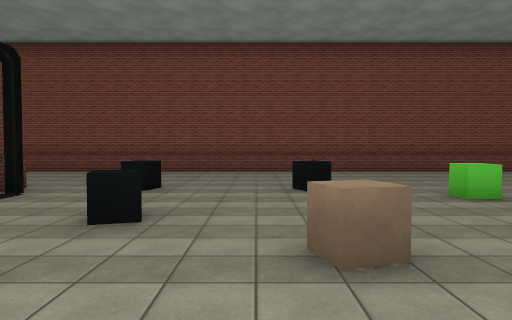
View 1 (above)

17 first-person views from a walk through a scene from a Unity 3-D project. The camera is 1.5 m above the floor, tilts 2° down and sees 70° across. Doors are open. The floor is counted in squares, 2 m on a side. Each view is taken from the middle of a square. On the plan, view 1 faces up. The plan holds only what a view shows up to about 11 squares ahead; the rest is blank. The player is left out. Some surface patterns are stand-ins.

View 2
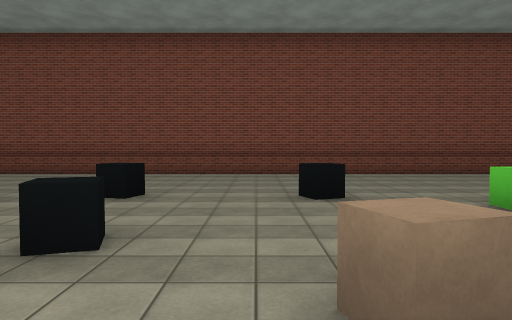

View 3
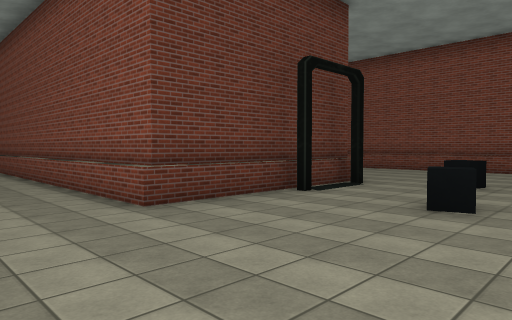

View 4
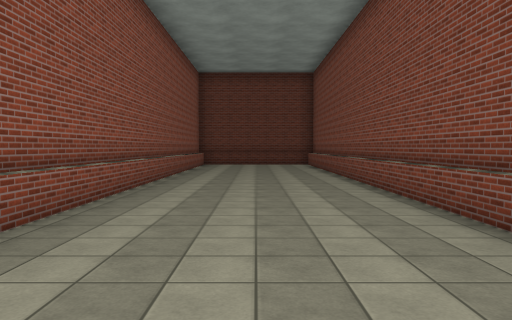

View 5
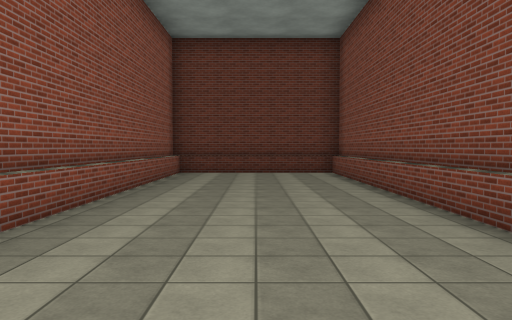

View 6
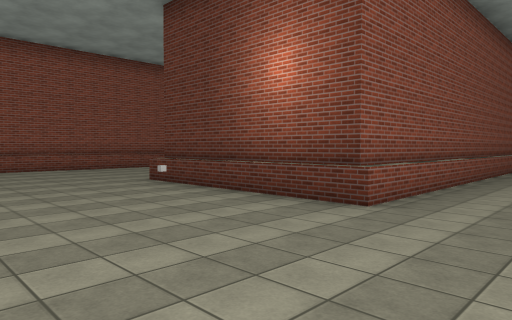

View 7
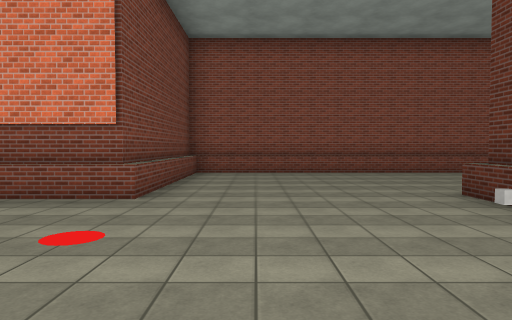

View 8
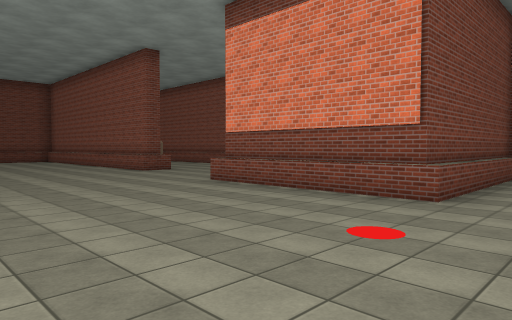

View 9
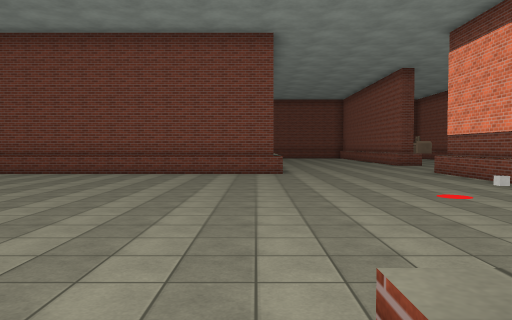

View 10
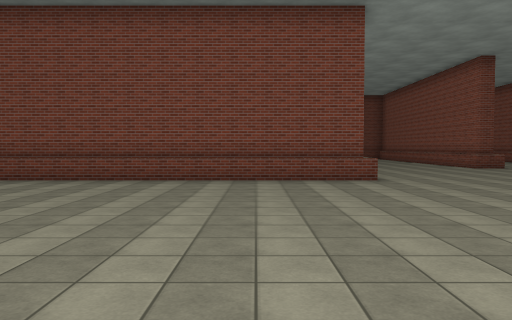

View 11
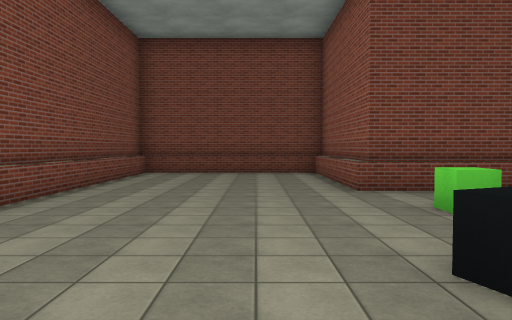

View 12
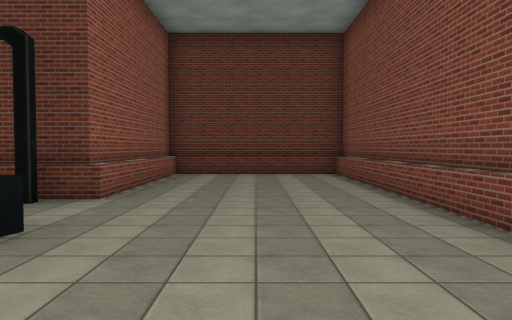

View 13
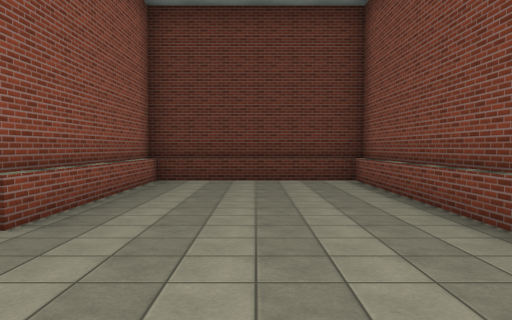

View 14
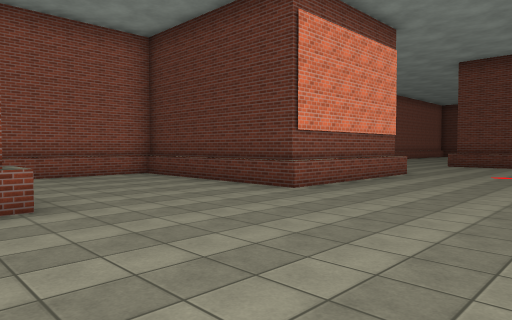

View 15
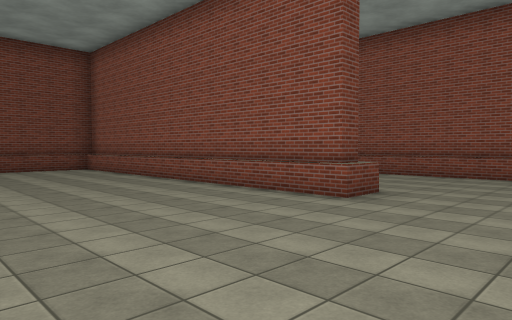

View 16
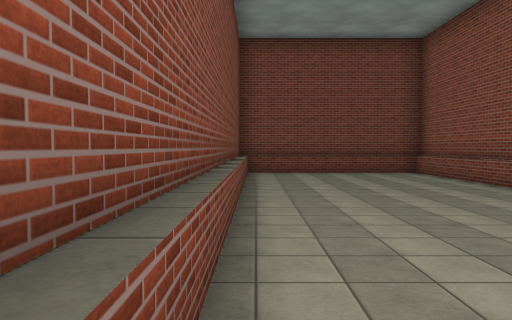

View 17
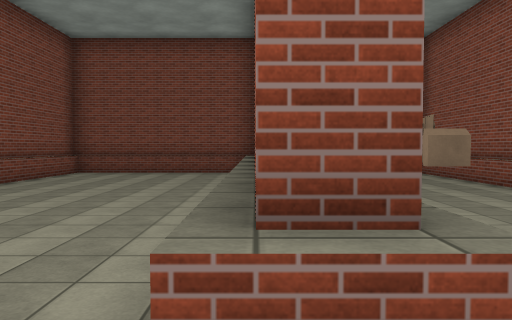

### Floor plan
Points are (right, up) in squares from view 1. A wall is a line through its corners. A room is listed if a view was taken in it or the views show most of it. See-through windows are left out.
Room 1 (views 1, 2, 3, 4, 5, 6, 7, 8, 9, 10, 11, 12, 13, 14, 15, 16, 17)
walls: (-4.5, -3.2) (-4.5, -8.5); (5.5, -3.6) (5.5, 6.2); (1, -8.5) (5.5, -8.5) (5.5, -14); (5.5, 6) (9.8, 6); (-4.5, 6.8) (-4.5, 1.5) (-18.7, 1.5); (10.1, -9.6) (10.1, -9) (20, -9) (20, -3.5) (9.6, -3.5); (5.7, -14) (12.6, -14); (-9.2, 6.5) (-4.5, 6.5); (9.8, 6.2) (9.8, 11.5) (-9.2, 11.5); (-8, -14) (1, -14) (1, -8.3); (-9.5, 11.5) (-9.5, 6.8); (-18.7, -3.5) (-4.5, -3.5); (16.1, -14) (17.6, -14); (-19, 1.5) (-19, -3.2)
low walls: (-4.3, -3.2) (-4.3, -8.8); (5.2, -3.8) (5.2, 6.2) (9.1, 6.2); (1, -8.3) (5.7, -8.3) (5.7, -14); (-4.3, 4.4) (-4.3, 1.3) (-18.8, 1.3); (0.7, -13.4) (0.7, -8.3); (-4.3, 6.8) (-4.3, 4.8); (9.8, -9.8) (9.8, -8.8) (19.7, -8.7) (19.7, -3.8) (16.4, -3.8); (5.7, -13.8) (12.5, -13.8); (9.2, 6.2) (9.8, 6.2); (13, -3.8) (9.5, -3.8); (-7.9, -13.8) (0.8, -13.8); (-9.2, 11.5) (-9.2, 6.8) (-4.5, 6.8); (9.8, 11.3) (-9.2, 11.3); (15.8, -13.8) (18.4, -13.8); (-18.7, 1.5) (-18.7, -3.2) (-4.5, -3.2); (18.5, -13.8) (19.5, -13.8)
objects: black cube (-2, 6) to (-2, 7); black cube (-1, 4); cube (1, 2); black cube (1, 6); terminal (16, -13) to (17, -13)

Where each view was taken, in squares from view 1:
view 1: 0 up, 0 right, facing up
view 2: 1 up, 0 right, facing up
view 3: 1 down, 0 right, facing up-left
view 4: 1 down, 3 left, facing left
view 5: 1 down, 8 left, facing left
view 6: 1 down, 0 right, facing down-left
view 7: 3 down, 1 left, facing down
view 8: 3 down, 1 left, facing down-right
view 9: 3 down, 5 left, facing right
view 10: 1 down, 3 left, facing right
view 11: 8 up, 1 left, facing right
view 12: 9 up, 1 right, facing left
view 13: 9 up, 1 left, facing left
view 14: 4 down, 11 right, facing down-left
view 15: 4 down, 7 right, facing down-right
view 16: 4 down, 9 right, facing right
view 17: 9 down, 9 right, facing right
